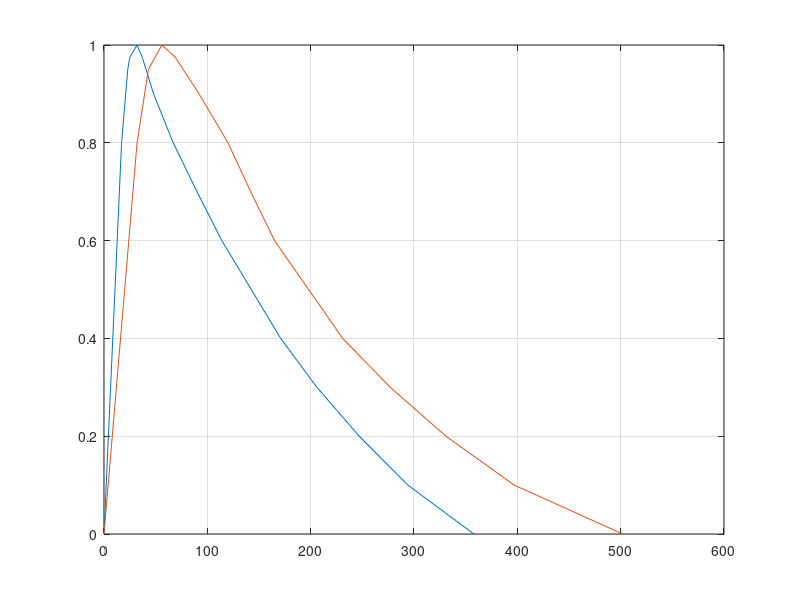
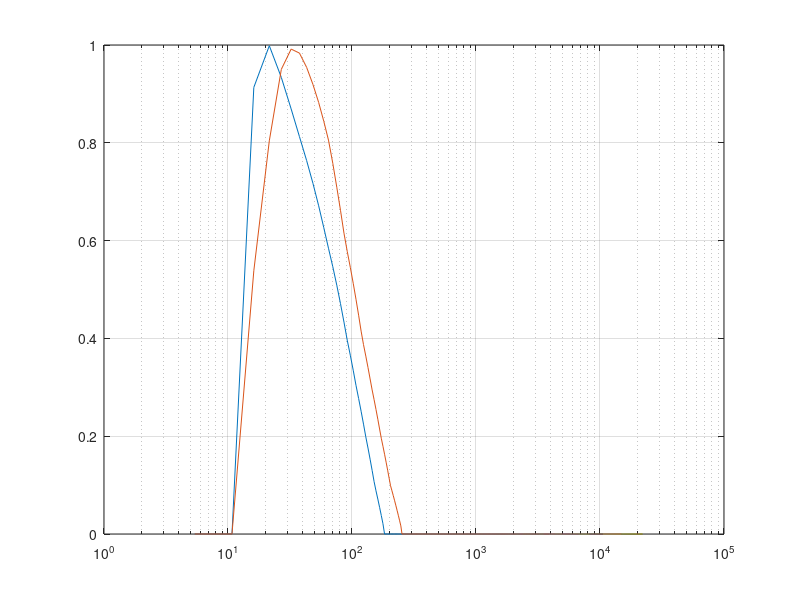

Here is the MATLAB script that generated these plots, in order:
function dw_Hweights(N)
% function dw_Hweights(N)
%
% This file belongs to the roughness algorithm
% contact for the original source code :
% http://home.tm.tue.nl/dhermes/

% Included into psysound by Matt Flax <flatmax @
% http://www.flatmaxstudios.org> : flatmax is Matt Flax
% March 2006 : For the psySoundPro project
%
% weights for freq. bins < N/2

if nargin == 0
    N = 4096;
end

Fs = 44100;

DCbins	= 2;

H2 = [	0	0
        17    0.8
        23	0.95
        25	0.975
        32	1
        37	0.975
        48	0.9
        67    0.8
        90	0.7
        114   0.6
        171   0.4
        206	0.3
        247   0.2
        294	0.1
        358	0 ];

H5 = [	0	0
        32    0.8
        43	0.95
        56	1
        69	0.975
        92	0.9
        120   0.8
        142	0.7
        165   0.6
        231   0.4
        277	0.3
        331   0.2
        397	0.1
        502	0 ];

H16 = [	0	0
        23.5	0.4
        34	0.6
        47	0.8
        56	0.9
        63	0.95
        79	1
        100	0.975
        115	0.95
        135	0.9
        159	0.85
        172	0.8
        194	0.7
        215	0.6
        244	0.5
        290	0.4
        348	0.3
        415	0.2
        500	0.1
        645	0	];

H21 = [	0	0
        19	0.4
        44	0.8
        52.5	0.9
        58	0.95
        75	1
        101.5	0.95
        114.5	0.9
        132.5	0.85
        143.5	0.8
        165.5	0.7
        197.5	0.6
        241	0.5
        290	0.4
        348	0.3
        415	0.2
        500	0.1
        645	0	];


H42 = [ 0	0
        15	0.4
        41	0.8
        49	0.9
        53	0.965
        64	0.99
        71	1
        88	0.95
        94	0.9
        106	0.85
        115	0.8
        137	0.7
        180	0.6
        238	0.5
        290	0.4
        348	0.3
        415	0.2
        500	0.1
        645	0	];

Hweight	= zeros(47,N);

% weighting function H2
last	= floor((358/Fs)*N) ;
k	= DCbins+1:1:last;
f	= (k-1)*Fs/N;
Hweight(2,k) = interp1(H2(:,1),H2(:,2),f(k-DCbins));

% weighting function H5
last	=	floor((502/Fs)*N);
k	=	DCbins+1:1:last;
f	=	(k-1)*Fs/N;
Hweight(5,k)	= interp1(H5(:,1),H5(:,2),f(k-DCbins));

% weighting function H16
last	=	floor((645/Fs)*N);
k	=	DCbins+1:1:last;
f	=	(k-1)*Fs/N;
Hweight(16,k)	= interp1(H16(:,1),H16(:,2),f(k-DCbins));

% weighting function H21
Hweight(21,k)	= interp1(H21(:,1),H21(:,2),f(k-DCbins));

% weighting function H42
Hweight(42,k)	= interp1(H42(:,1),H42(:,2),f(k-DCbins));

% H1-H4
Hweight(1,:) = Hweight(2,:);
Hweight(3,:) = Hweight(2,:);
Hweight(4,:) = Hweight(2,:);

% H5-H15
for l =	6:1:15;
  Hweight(l,:) = Hweight(5,:);
end

% H17-H20
for l =	17:1:20;
  Hweight(l,:) = Hweight(16,:);
end

% H22-H41
for l =	22:1:41;
  Hweight(l,:) = Hweight(21,:);
end

% H43-H47
for l =	43:1:47;
  Hweight(l,:) = Hweight(42,:);
end

figure;
plot(H2(:,1), H2(:,2),H5(:,1), H5(:,2)), grid on;

f = (1:N)/N*(Fs/2);
figure;
semilogx(f,Hweight(2,:), f,Hweight(9,:)), grid on;

end
% end Hweights